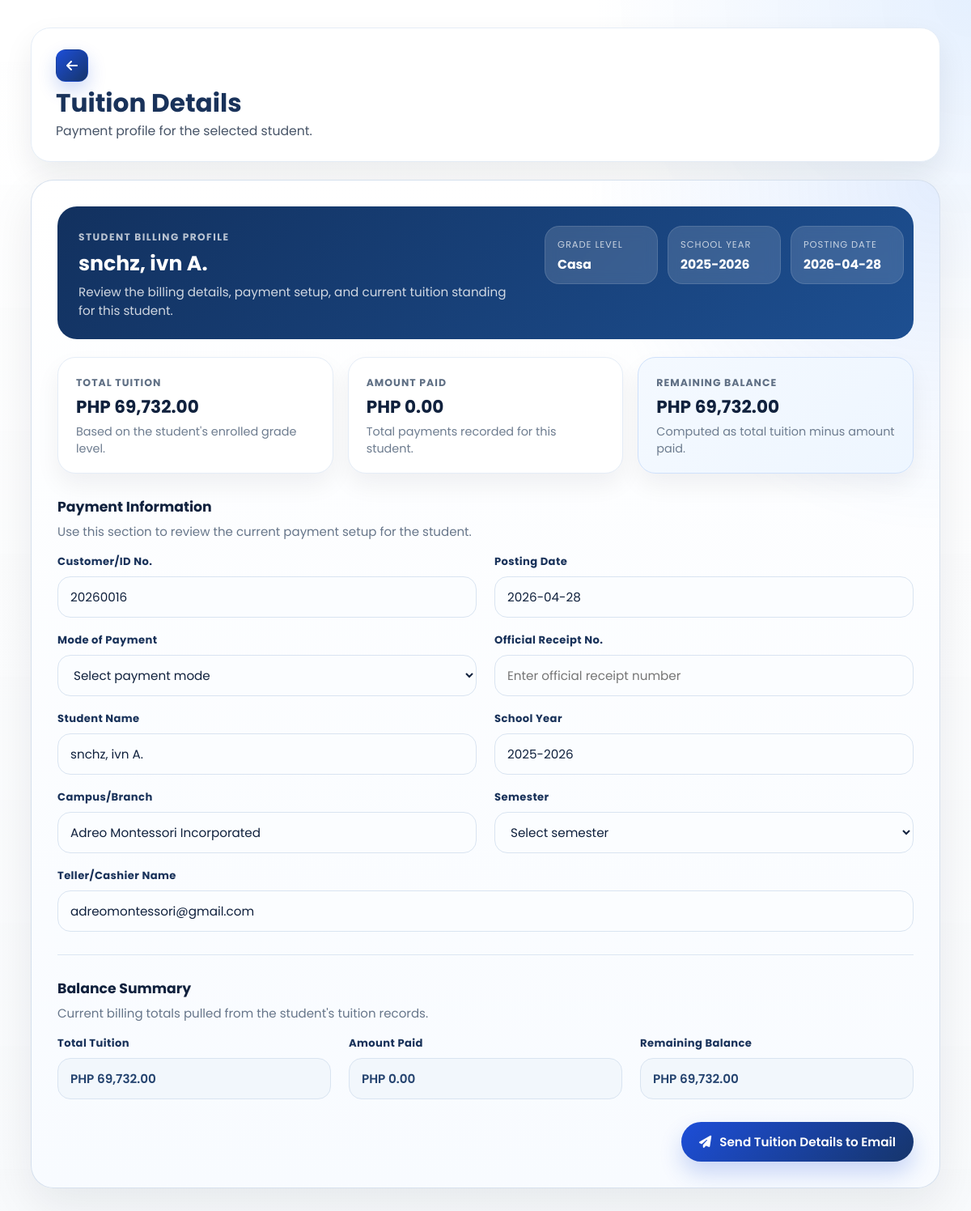
/SmartEnroll/tuition_details.php?student_id=20260016 (signed in), run on the app's committed database.
### tables this page shows
CREATE TABLE `enrollments` (
  `id` int(11) NOT NULL,
  `grade_level` varchar(50) DEFAULT NULL,
  `student_id` varchar(20) DEFAULT NULL,
  `school_year` varchar(20) DEFAULT NULL,
  `student_status` varchar(50) DEFAULT NULL,
  `completion_date` date DEFAULT NULL,
  `learner_lname` varchar(100) DEFAULT NULL,
  `learner_fname` varchar(100) DEFAULT NULL,
  `learner_mname` varchar(100) DEFAULT NULL,
  `learner_ext` varchar(20) DEFAULT NULL,
  `nickname` varchar(100) DEFAULT NULL,
  `sex` varchar(20) DEFAULT NULL,
  `dob` varchar(20) DEFAULT NULL,
  `age` int(11) DEFAULT NULL,
  `mother_tongue` varchar(100) DEFAULT NULL,
  `religion` varchar(100) DEFAULT NULL,
  `email` varchar(150) DEFAULT NULL,
  `province` varchar(100) DEFAULT NULL,
  `municipality` varchar(100) DEFAULT NULL,
  `barangay` varchar(100) DEFAULT NULL,
  `street` varchar(150) DEFAULT NULL,
  `father_lname` varchar(100) DEFAULT NULL,
  `father_fname` varchar(100) DEFAULT NULL,
  `father_mname` varchar(100) DEFAULT NULL,
  `father_occ` varchar(100) DEFAULT NULL,
  `father_contact` varchar(50) DEFAULT NULL,
  `mother_lname` varchar(100) DEFAULT NULL,
  `mother_fname` varchar(100) DEFAULT NULL,
  `mother_mname` varchar(100) DEFAULT NULL,
  `mother_occ` varchar(100) DEFAULT NULL,
  `mother_contact` varchar(50) DEFAULT NULL,
  `mother_maiden` varchar(100) DEFAULT NULL,
  `guardian_type` varchar(50) DEFAULT NULL,
  `guardian_lname` varchar(100) DEFAULT NULL,
  `guardian_fname` varchar(100) DEFAULT NULL,
  `guardian_mname` varchar(100) DEFAULT NULL,
  `guardian_occ` varchar(100) DEFAULT NULL,
  `guardian_contact` varchar(50) DEFAULT NULL,
  `emergency1_name` varchar(150) DEFAULT NULL,
  `emergency1_relationship` varchar(100) DEFAULT NULL,
  `emergency1_contact` varchar(50) DEFAULT NULL,
  `emergency2_name` varchar(150) DEFAULT NULL,
  `emergency2_relationship` varchar(100) DEFAULT NULL,
  `emergency2_contact` varchar(50) DEFAULT NULL,
  `emergency3_name` varchar(150) DEFAULT NULL,
  `emergency3_relationship` varchar(100) DEFAULT NULL,
  `emergency3_contact` varchar(50) DEFAULT NULL,
  `special_needs` text DEFAULT NULL,
  `medication` varchar(10) DEFAULT NULL,
  `medication_details` text DEFAULT NULL,
  `created_at` timestamp NOT NULL DEFAULT current_timestamp()
);

CREATE TABLE `enrollment_grade_levels` (
  `id` int(11) NOT NULL,
  `grade_key` varchar(150) NOT NULL,
  `grade_label` varchar(150) NOT NULL,
  `tuition_fee` decimal(12,2) NOT NULL DEFAULT 0.00,
  `sort_order` int(11) NOT NULL DEFAULT 0,
  `is_active` tinyint(1) NOT NULL DEFAULT 1,
  `created_at` timestamp NOT NULL DEFAULT current_timestamp()
);

### SmartEnroll/tuition_details.php (the view, shortened to what the rows shown need)
<?php
require_once __DIR__ . '/enrollment_form_config.php';
$student = null;
$error = '';
function format_name(array $row): string
{
    $m = trim((string)($row['learner_mname'] ?? ''));
    $mi = $m !== '' ? strtoupper(mb_substr($m, 0, 1)) . '.' : '';
    $full = trim(
        ($row['learner_lname'] ?? '') . ', ' .
        ($row['learner_fname'] ?? '') . ' ' . $mi
    );
    return trim(preg_replace('/\s+/', ' ', $full), ' ,');
}
function format_money(?float $amount): string
{
    return 'PHP ' . number_format((float)$amount, 2);
}
try {
    $conn = new mysqli('127.0.0.1', 'root', '', 'smartenroll');
    $conn->set_charset('utf8mb4');
    $studentId = trim((string)($_GET['student_id'] ?? $_POST['student_id'] ?? ''));
    $stmt = $conn->prepare("SELECT id, student_id, learner_lname, learner_fname, learner_mname, grade_level, school_year, completion_date, email FROM enrollments WHERE student_id = ? LIMIT 1");
    $stmt->bind_param('s', $studentId);
    $stmt->execute();
    $result = $stmt->get_result();
    $student = $result->fetch_assoc();
} catch (Throwable $e) {
    $error = $e->getMessage();
}
$studentName = $student ? format_name($student) : '';
$schoolYear = $student['school_year'] ?? '';
$completionDate = $student['completion_date'] ?? '';
$gradeLevel = $student['grade_level'] ?? '';
$totalTuition = isset($conn) && $conn instanceof mysqli
    ? (smartenroll_resolve_grade_tuition_fee($gradeLevel, $conn) ?? 0.0)
    : (smartenroll_resolve_grade_tuition_fee($gradeLevel) ?? 0.0);
$amountPaid = 0.0;
if ($student && isset($conn) && $conn instanceof mysqli) {
    $selectedEnrollmentId = (int)($student['id'] ?? 0);
    $selectedSchoolYear = trim((string)($student['school_year'] ?? ''));
    $tableCheck = $conn->query("SHOW TABLES LIKE 'tuition_payments'");
    $hasPaymentsTable = $tableCheck && $tableCheck->num_rows > 0;
    if ($hasPaymentsTable && $selectedEnrollmentId > 0) {
        $paymentStmt = $conn->prepare(
            "SELECT COALESCE(SUM(amount_paid), 0) AS total_paid
             FROM tuition_payments
             WHERE enrollment_id = ?
               AND COALESCE(school_year, '') = ?"
        );
        $paymentStmt->bind_param('is', $selectedEnrollmentId, $selectedSchoolYear);
        $paymentStmt->execute();
        $paymentRow = $paymentStmt->get_result()->fetch_assoc();
        $amountPaid = (float)($paymentRow['total_paid'] ?? 0);
    }
}
$remainingBalance = max(0, round($totalTuition - $amountPaid, 2));
?>
<!DOCTYPE html>
<html lang="en">
<head>
    <link rel="stylesheet" href="css/style.css">
    <link rel="stylesheet" href="css/tuition_details.css">
    <link rel="stylesheet" href="https://cdnjs.cloudflare.com/ajax/libs/font-awesome/6.5.0/css/all.min.css">
</head>
<body class="dashboard-page dashboard-white-page">
<main class="dashboard-main">
    <div class="dashboard-header tuition-header tuition-header-bar">
        <div class="student-header-left">
            <div class="student-header-title">
                <h1>Tuition Details</h1>
            </div>
        </div>
    </div>
    <section class="tuition-section">
        <div class="tuition-card tuition-form-card">
            <?php if ($error): ?>
                <div class="student-error"><strong>Unable to load student.</strong> <?php echo htmlspecialchars($error); ?></div>
            <?php else: ?>
                <div class="tuition-overview">
                    <div class="tuition-overview-copy">
                        <span class="tuition-overview-label">Student Billing Profile</span>
                        <h2><?php echo htmlspecialchars($studentName); ?></h2>
                        <p>Review the billing details, payment setup, and current tuition standing for this student.</p>
                    </div>
                    <div class="tuition-overview-meta">
                        <div class="tuition-meta-chip">
                            <span>Grade Level</span>
                            <strong><?php echo htmlspecialchars($student['grade_level'] ?? '—'); ?></strong>
                        </div>
                        <div class="tuition-meta-chip">
                            <span>School Year</span>
                            <strong><?php echo htmlspecialchars($schoolYear ?: '—'); ?></strong>
                        </div>
                        <div class="tuition-meta-chip">
                            <span>Posting Date</span>
                            <strong><?php echo htmlspecialchars($completionDate ?: date('Y-m-d')); ?></strong>
                        </div>
                    </div>
                </div>
                <div class="tuition-summary-grid">
                    <div class="tuition-summary-card">
                        <span>Total Tuition</span>
                        <strong><?php echo htmlspecialchars(format_money($totalTuition)); ?></strong>
                        <small>Based on the student's enrolled grade level.</small>
                    </div>
                    <div class="tuition-summary-card">
                        <span>Amount Paid</span>
                        <strong><?php echo htmlspecialchars(format_money($amountPaid)); ?></strong>
                        <small>Total payments recorded for this student.</small>
                    </div>
                    <div class="tuition-summary-card accent">
                        <span>Remaining Balance</span>
                        <strong><?php echo htmlspecialchars(format_money($remainingBalance)); ?></strong>
                        <small>Computed as total tuition minus amount paid.</small>
                    </div>
                </div>
                <div class="tuition-form-section">
                    <div class="tuition-section-head">
                        <h3>Payment Information</h3>
                        <p>Use this section to review the current payment setup for the student.</p>
                    </div>
                    <div class="tuition-form-grid">
                        <div class="tuition-field">
                            <label>Customer/ID No.</label>
                            <input type="text" value="<?php echo htmlspecialchars($student['student_id'] ?? '—'); ?>">
                        </div>
                        <div class="tuition-field">
                            <label>Posting Date</label>
                            <input type="text" value="<?php echo htmlspecialchars($completionDate ?: date('Y-m-d')); ?>">
                        </div>
                        <div class="tuition-field">
                            <label>Mode of Payment</label>
                            <select>
                                <option value="">Select payment mode</option>
                            </select>
                        </div>
                        <div class="tuition-field">
                            <label>Official Receipt No.</label>
                            <input type="text" value="" placeholder="Enter official receipt number">
                        </div>
                        <div class="tuition-field">
                            <label>Student Name</label>
                            <input type="text" value="<?php echo htmlspecialchars($studentName); ?>">
                        </div>
                        <div class="tuition-field">
                            <label>School Year</label>
                            <input type="text" value="<?php echo htmlspecialchars($schoolYear ?: '—'); ?>">
                        </div>
                        <div class="tuition-field">
                            <label>Campus/Branch</label>
                            <input type="text" value="Adreo Montessori Incorporated">
                        </div>
                        <div class="tuition-field">
                            <label>Semester</label>
                            <select>
                                <option value="">Select semester</option>
                            </select>
                        </div>
                        <div class="tuition-field tuition-field-wide">
                            <label>Teller/Cashier Name</label>
                            <input type="text" value="adreomontessori@gmail.com">
                        </div>
                    </div>
                </div>
                <hr class="tuition-divider">
                <div class="tuition-form-section">
                    <div class="tuition-section-head">
                        <h3>Balance Summary</h3>
                        <p>Current billing totals pulled from the student's tuition records.</p>
                    </div>
                    <div class="tuition-form-grid tuition-balance-grid">
                        <div class="tuition-field">
                            <label>Total Tuition</label>
                            <input type="text" value="<?php echo htmlspecialchars(format_money($totalTuition)); ?>" readonly>
                        </div>
                        <div class="tuition-field">
                            <label>Amount Paid</label>
                            <input type="text" value="<?php echo htmlspecialchars(format_money($amountPaid)); ?>" readonly>
                        </div>
                        <div class="tuition-field">
                            <label>Remaining Balance</label>
                            <input type="text" value="<?php echo htmlspecialchars(format_money($remainingBalance)); ?>" readonly>
                        </div>
                    </div>
                </div>
                <div class="tuition-actions">
                    <form method="post" action="tuition_details.php">
                        <button type="submit" class="tuition-email-btn" <?php echo filter_var((string)($student['email'] ?? ''), FILTER_VALIDATE_EMAIL) ? '' : 'disabled'; ?>>
                            <i class="fa-solid fa-paper-plane"></i>
                            Send Tuition Details to Email
                        </button>
                    </form>
                </div>
            <?php endif; ?>
        </div>
    </section>
</main>
<script src="js/tuition_details.js"></script></body>
</html>

### data on the page
enrollments: studentName "snchz, ivn A.", grade_level "Casa", school_year "2025-2026", grade_level.tuition_fee "PHP 69,732.00", student "20260016", completion_date "2026-04-28", learner_lname+learner_fname+learner_mname "snchz, ivn A."

### other printed values
format_money($amountPaid) "PHP 0.00"
format_money($remainingBalance) "PHP 69,732.00"
